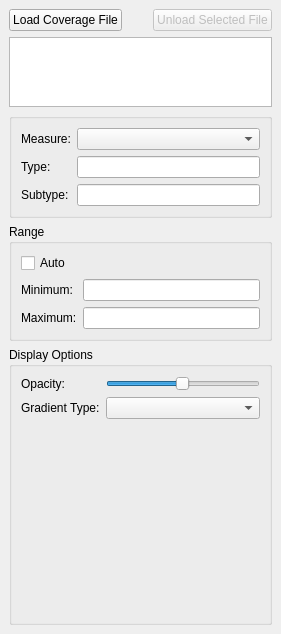
<?xml version="1.0" encoding="UTF-8"?>
<ui version="4.0">
 <class>CoverageOverlayDockWidget</class>
 <widget class="QDockWidget" name="CoverageOverlayDockWidget">
  <property name="geometry">
   <rect>
    <x>0</x>
    <y>0</y>
    <width>281</width>
    <height>523</height>
   </rect>
  </property>
  <property name="allowedAreas">
   <set>Qt::LeftDockWidgetArea|Qt::RightDockWidgetArea</set>
  </property>
  <property name="windowTitle">
   <string>Coverage Overlays</string>
  </property>
  <widget class="QWidget" name="dockWidgetContents">
   <layout class="QVBoxLayout" name="verticalLayout" stretch="0,1,0,0,4">
    <item>
     <layout class="QGridLayout" name="mButtonGridLayout" columnstretch="1,1,1">
      <item row="0" column="2">
       <widget class="QPushButton" name="mUnloadDataButton">
        <property name="enabled">
         <bool>false</bool>
        </property>
        <property name="text">
         <string>Unload Selected File</string>
        </property>
       </widget>
      </item>
      <item row="0" column="0">
       <widget class="QPushButton" name="mLoadDataButton">
        <property name="text">
         <string>Load Coverage File</string>
        </property>
       </widget>
      </item>
      <item row="0" column="1">
       <spacer name="mLoadUnloadSpacer">
        <property name="orientation">
         <enum>Qt::Horizontal</enum>
        </property>
        <property name="sizeHint" stdset="0">
         <size>
          <width>40</width>
          <height>20</height>
         </size>
        </property>
       </spacer>
      </item>
     </layout>
    </item>
    <item>
     <widget class="QListWidget" name="mLoadedDataList">
      <property name="horizontalScrollBarPolicy">
       <enum>Qt::ScrollBarAlwaysOff</enum>
      </property>
      <property name="editTriggers">
       <set>QAbstractItemView::DoubleClicked|QAbstractItemView::EditKeyPressed</set>
      </property>
      <property name="textElideMode">
       <enum>Qt::ElideMiddle</enum>
      </property>
      <property name="sortingEnabled">
       <bool>false</bool>
      </property>
     </widget>
    </item>
    <item>
     <widget class="QGroupBox" name="mCoverageDataGroup">
      <property name="title">
       <string/>
      </property>
      <layout class="QGridLayout" name="gridLayout">
       <item row="0" column="1">
        <widget class="QComboBox" name="mFieldSelector"/>
       </item>
       <item row="0" column="0">
        <widget class="QLabel" name="mFieldLabel">
         <property name="text">
          <string>Measure:</string>
         </property>
        </widget>
       </item>
       <item row="1" column="1">
        <widget class="QLineEdit" name="mTypeValue">
         <property name="readOnly">
          <bool>true</bool>
         </property>
        </widget>
       </item>
       <item row="1" column="0">
        <widget class="QLabel" name="mTypeLabel">
         <property name="text">
          <string>Type:</string>
         </property>
        </widget>
       </item>
       <item row="2" column="0">
        <widget class="QLabel" name="mSubTypeLabel">
         <property name="text">
          <string>Subtype:</string>
         </property>
        </widget>
       </item>
       <item row="2" column="1">
        <widget class="QLineEdit" name="mSubtypeValue">
         <property name="readOnly">
          <bool>true</bool>
         </property>
        </widget>
       </item>
      </layout>
     </widget>
    </item>
    <item>
     <widget class="QGroupBox" name="mRangeGroup">
      <property name="enabled">
       <bool>true</bool>
      </property>
      <property name="title">
       <string>Range</string>
      </property>
      <layout class="QFormLayout" name="formLayout">
       <item row="0" column="0">
        <widget class="QCheckBox" name="mAutoScaleCheck">
         <property name="text">
          <string>Auto</string>
         </property>
        </widget>
       </item>
       <item row="1" column="0">
        <widget class="QLabel" name="mMinimumLabel">
         <property name="text">
          <string>Minimum:</string>
         </property>
        </widget>
       </item>
       <item row="1" column="1">
        <widget class="QLineEdit" name="mMinimumEdit"/>
       </item>
       <item row="2" column="0">
        <widget class="QLabel" name="mMaximumLabel">
         <property name="text">
          <string>Maximum:</string>
         </property>
        </widget>
       </item>
       <item row="2" column="1">
        <widget class="QLineEdit" name="mMaximumEdit"/>
       </item>
      </layout>
     </widget>
    </item>
    <item>
     <widget class="QGroupBox" name="mDisplayGroup">
      <property name="title">
       <string>Display Options</string>
      </property>
      <layout class="QVBoxLayout" name="verticalLayout_2" stretch="0,1">
       <item>
        <layout class="QGridLayout" name="mDisplayControlsLayout" columnstretch="0,1">
         <item row="0" column="0">
          <widget class="QLabel" name="mOpacityLabel">
           <property name="text">
            <string>Opacity:</string>
           </property>
          </widget>
         </item>
         <item row="0" column="1">
          <widget class="QSlider" name="mOpacitySlider">
           <property name="maximum">
            <number>255</number>
           </property>
           <property name="pageStep">
            <number>32</number>
           </property>
           <property name="value">
            <number>127</number>
           </property>
           <property name="orientation">
            <enum>Qt::Horizontal</enum>
           </property>
          </widget>
         </item>
         <item row="1" column="0">
          <widget class="QLabel" name="mGradientLabel">
           <property name="text">
            <string>Gradient Type:</string>
           </property>
          </widget>
         </item>
         <item row="1" column="1">
          <widget class="QComboBox" name="mGradientSelector"/>
         </item>
        </layout>
       </item>
       <item>
        <layout class="QHBoxLayout" name="mLegendLayout" stretch="0,1">
         <item>
          <widget class="UtQtGradientLegend" name="mGradientLegend" native="true"/>
         </item>
         <item>
          <spacer name="mLegentSpacer">
           <property name="orientation">
            <enum>Qt::Horizontal</enum>
           </property>
           <property name="sizeHint" stdset="0">
            <size>
             <width>195</width>
             <height>188</height>
            </size>
           </property>
          </spacer>
         </item>
        </layout>
       </item>
      </layout>
     </widget>
    </item>
   </layout>
  </widget>
 </widget>
 <customwidgets>
  <customwidget>
   <class>UtQtGradientLegend</class>
   <extends>QWidget</extends>
   <header>UtQtGradientLegend.hpp</header>
   <container>1</container>
  </customwidget>
 </customwidgets>
 <tabstops>
  <tabstop>mLoadDataButton</tabstop>
  <tabstop>mUnloadDataButton</tabstop>
  <tabstop>mLoadedDataList</tabstop>
  <tabstop>mFieldSelector</tabstop>
  <tabstop>mTypeValue</tabstop>
  <tabstop>mSubtypeValue</tabstop>
  <tabstop>mAutoScaleCheck</tabstop>
  <tabstop>mMinimumEdit</tabstop>
  <tabstop>mMaximumEdit</tabstop>
  <tabstop>mGradientSelector</tabstop>
 </tabstops>
 <resources/>
 <connections/>
</ui>
